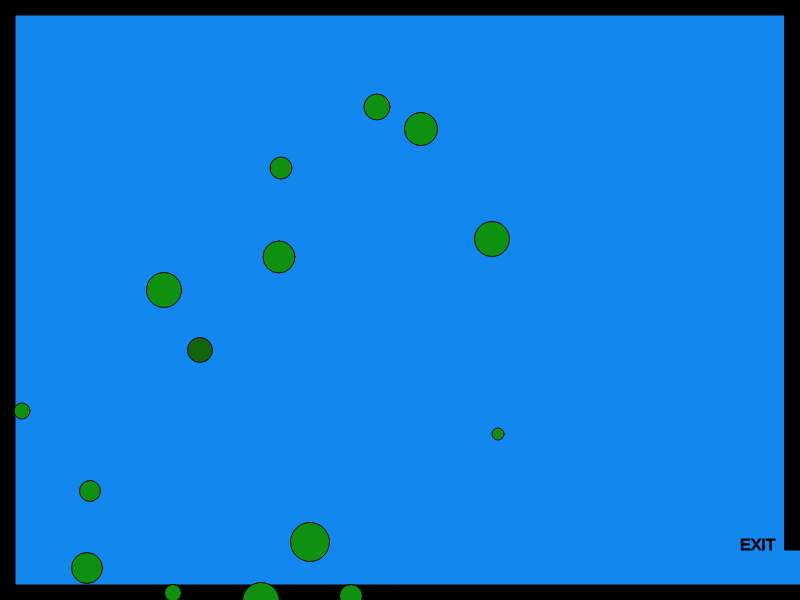
Frame 1 (no input)
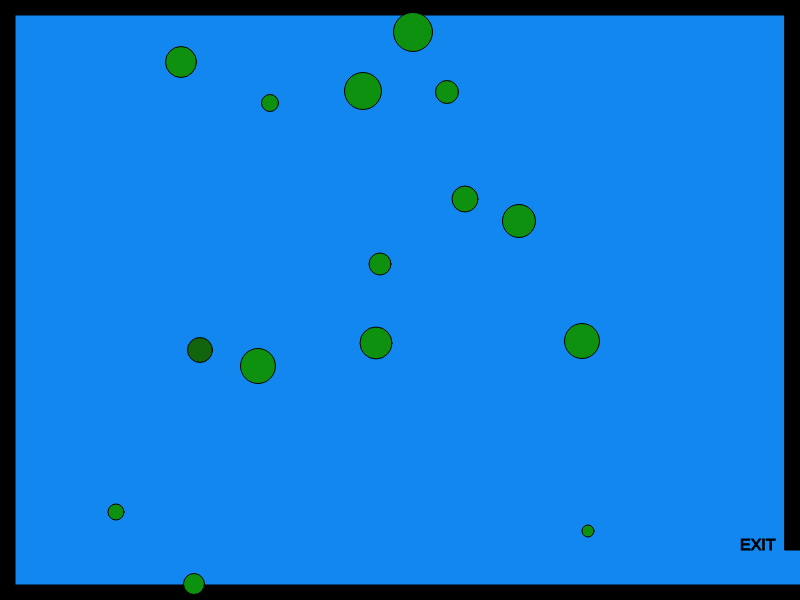
Frame 60 (no input)
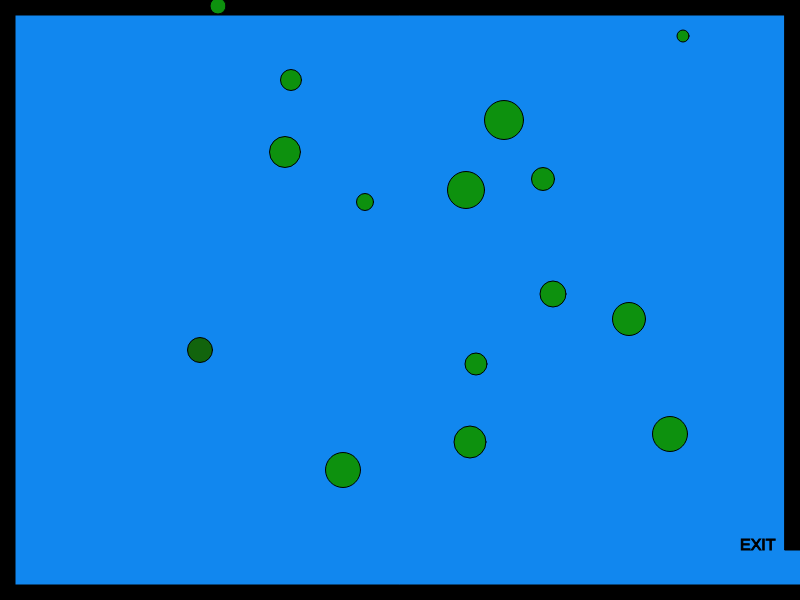
Frame 120 (the mouse pressed at the canvas centre since frame 60)

The p5.js sketch that drew these frames (run headless with seeded random() and noise() and a simulated clock; from frame 60 on, the mouse is pressed at the canvas centre):

// p5.js sketch
// ── sketch.js
varX = 50;
varY = 50;
var w = 87; 
var s = 83;
var a = 65;
var d = 68;

var shapeX = 30;
var shapeY = 50;

var shapeXs = [];
var shapeYs = [];
var diameters = [];

var shapeXSpeeds = [];
var shapeYSpeeds = [];


var mouseShapeX;
var mouseShapeY;

function setup() {
    createCanvas(800,600);
    // get a random speed when the it first starts
    for (var i = 0; i < 14; i++) {
        shapeXSpeeds[i] = Math.floor(Math.random() * (Math.floor(Math.random() * 5)) + 1);
        shapeYSpeeds[i] = Math.floor(Math.random() * (Math.floor(Math.random() * 5)) + 1);
        shapeXs[i] = getRandomNumber(500);
        shapeYs[i] = getRandomNumber(600);
        diameters[i] = getRandomNumber(30);
    }

    createCharacter(200, 350);
}

function draw() {
    background(17,135,239);
    stroke(0);
    fill(0);

    
    createBorders(15);

    // exit message
    textSize(16);
    text("EXIT", width - 60, height - 50)

    //createCharacter(200,350);
    drawCharacter();
    characterMovement();


    // potential enemy
    fill(13, 145, 14);
    // draw the shape
    for (var i = 0; i < shapeXs.length; i++) {
        circle(shapeXs[i], shapeYs[i], diameters[i]);
        shapeXSpeeds[i] = Math.floor(Math.random() * (Math.floor(Math.random() * 5)) + 1);
        shapeYSpeeds[i] = Math.floor(Math.random() * (Math.floor(Math.random() * 5)) + 1);




      
        shapeXs[i] += shapeXSpeeds[i];
        shapeYs[i] += shapeYSpeeds[i];
        
        if (shapeXs[i] > width) {
            shapeXs[i] = 0;
        }
        if (shapeXs[i] < 0) {
            shapeXs[i] = width;
        }
        if (shapeYs[i] > height) {
            shapeYs[i] = 0;
        }
        if (shapeYs[i] < 0) {
            shapeYs[i] = height;
        }
    }
    if (characterX > width && characterY > width - 50) {
        fill(0);
        stroke(5);
        textSize(26);
        text("WINNER WINNER CHICKEN DINNER!", width / 2 - 50, height / 2 - 50);
    }

    

   
    fill(120, 130, 140);
    circle(mouseShapeX, mouseShapeY, 25);
}

function characterMovement() {
    
    if (keyIsDown(w)) {
        characterY -= 10;
    }
    if (keyIsDown(s)) {
        characterY += 10;
    }
    if (keyIsDown(a)) {
        characterX -= 10;
        console.log("movement: " + characterX);
    }
    if (keyIsDown(d)) {
        characterX += 10;
    }
}

function createCharacter(x, y) {
    characterX = x;
    characterY = y;
}

function drawCharacter() {
    fill(18, 100, 13);
    circle(characterX, characterY, 25);
}

function createBorders(thickness) {
  
    rect(0, 0, width, thickness);
 
    rect(0, 0, thickness, height);

    rect(0, height - thickness, width, thickness);
  
    rect(width - thickness, 0, thickness, height - 50);
}

function mouseClicked() {
    mouseShapeX = mouseX;
    mouseShapeY = mouseY;
}

function getRandomNumber(number) {
    return Math.floor(Math.random() * number) + 10;
}
// ── test.html
<html>
  <head>
    <title>first p5.js page!</title>
    <!-- <script src="https://cdnjs.cloudflare.com/ajax/libs/p5.js/1.1.9/p5.min.js"></script>-->
    <script src="p5.min.js"></script>
    <script src="sketch.js"></script>
  </head>
  <body>
  </body>
</html>
